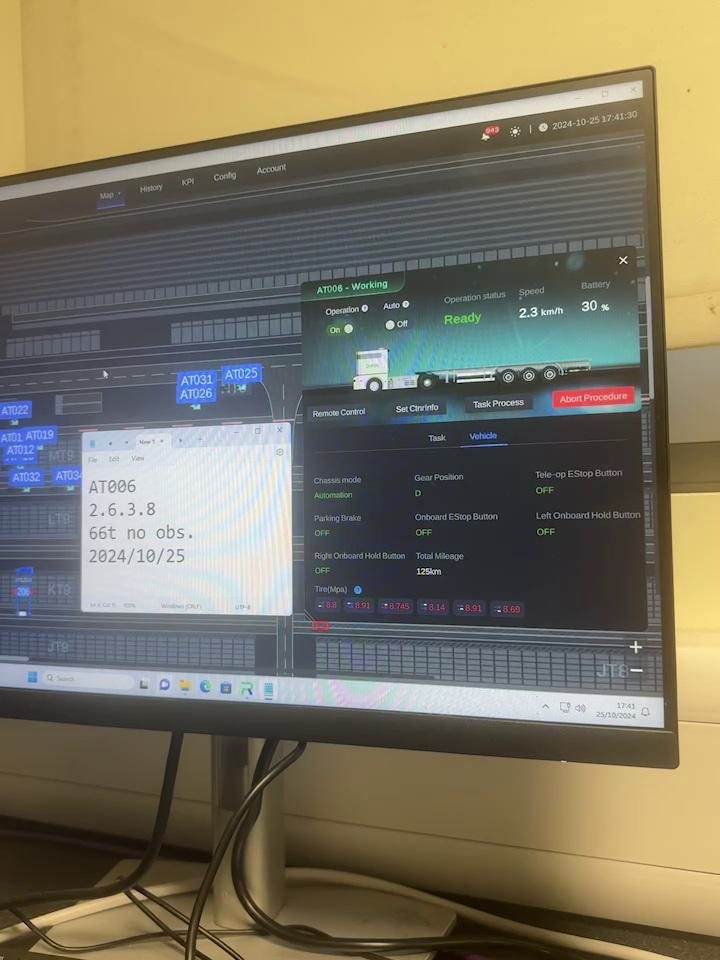
#> input picture images_final_rotated/frame_0070.jpg, 720 x 960 px; its folder holds only this picture in this run
$ python Retinex.py
#> lines starting #> are read from the running program, lines starting #| are printed output that depends on the picture
import cv2
import numpy as np
import os

# 输入和输出文件夹
input_folder = "images_final_rotated/"  # 原始图片所在目录
output_folder = "processed_images/"  # 处理后图片保存目录

# 确保输出文件夹存在
if not os.path.exists(output_folder):
    os.makedirs(output_folder)

# 只进行去雾处理的函数
def remove_haze(image):
    """ 只执行去雾处理 """
    if image is None:
        return None

    # 使用 Retinex 方法进行去雾
    blur = cv2.GaussianBlur(image, (21, 21), 0)  # 高斯模糊
    dehazed = cv2.addWeighted(image, 1.5, blur, -0.5, 0)  # 细节增强
    return dehazed

# 读取文件夹中的所有图片
image_files = [f for f in os.listdir(input_folder) if f.endswith(('.jpg', '.png'))]

# 遍历所有图片进行处理
for image_file in image_files:
    input_path = os.path.join(input_folder, image_file)  # 输入图片路径
    output_path = os.path.join(output_folder, image_file)  # 输出图片路径

    img = cv2.imread(input_path)  # 读取原始彩色图像
#> img is the input picture: shape (960, 720, 3); mean B, G, R 97.9, 116.9, 122.9
    dehazed_image = remove_haze(img)  # 仅去雾处理
#> in remove_haze, `blur = cv2.GaussianBlur(image, (21, 21), 0)`:
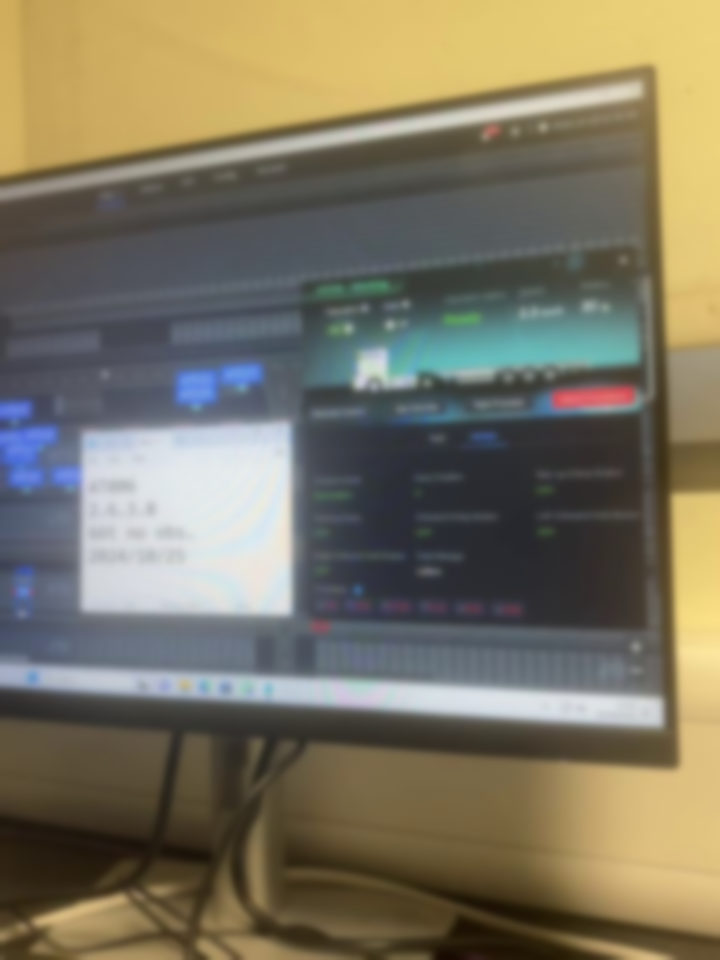
#> blur: shape (960, 720, 3); mean B, G, R 97.9, 116.9, 122.9

    if dehazed_image is not None:
        cv2.imwrite(output_path, dehazed_image)  # 保存处理后的图片
        print(f"已处理: {image_file} -> {output_path}")

print("批量去雾处理完成！🎉")
